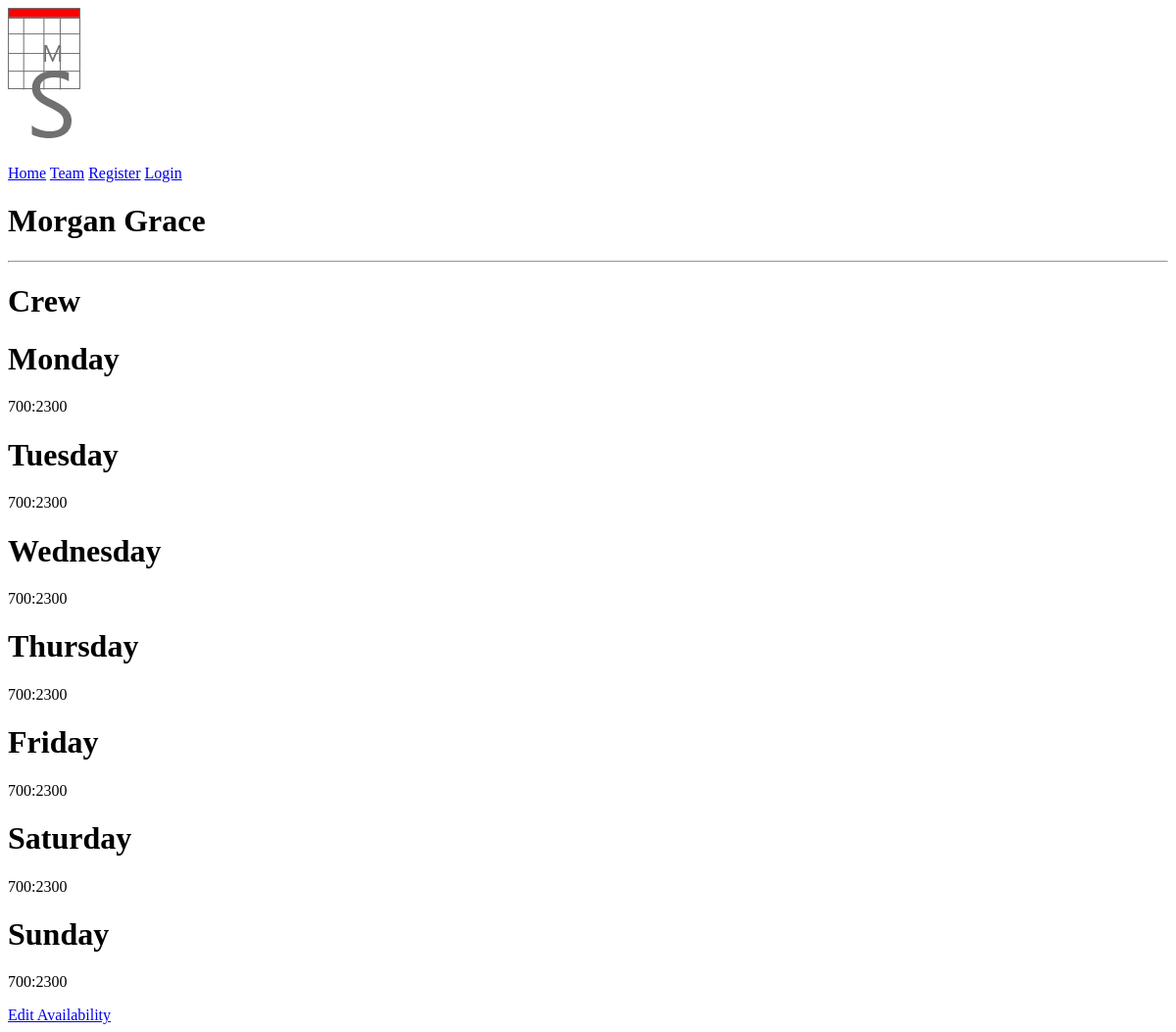
The app's page /worker/morgan, older data.
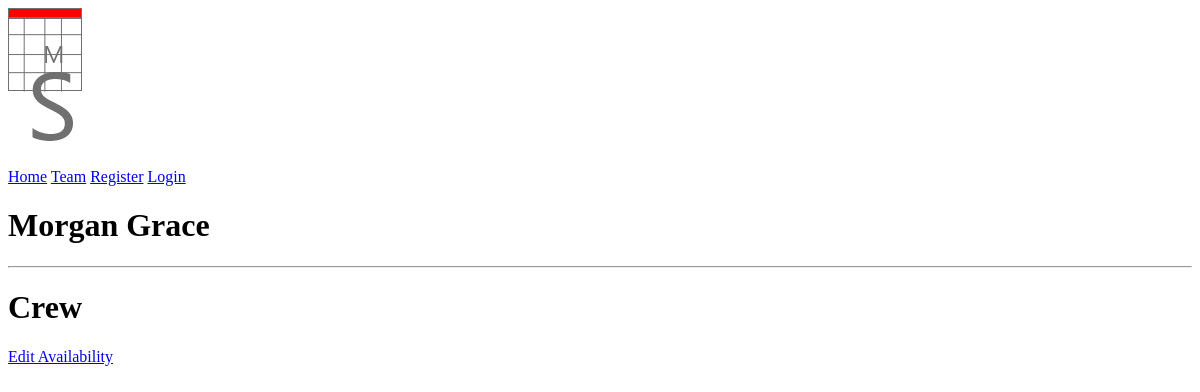
The same page, newer data.
### models.py (models this page shows, shortened)
class Worker(db.Model):
	id = db.Column(db.Integer, primary_key = True)
	first_name = db.Column(db.String(20), index = True)
	last_name = db.Column(db.String(20), index = True)
	level = db.Column(db.Integer, index = True)
	availability = db.relationship('Day', backref='worker', lazy=True)
	user = db.relationship('User', backref='worker', lazy=True)
	def get_level(self, x):
		level = {0:'crew', 1:'service manager', 2:'general manager'}
		return level[x]

class Day(db.Model):
	id = db.Column(db.Integer, primary_key = True)
	weekday = db.Column(db.Integer, index = True)
	day = db.Column(db.Integer)
	month = db.Column(db.Integer)
	year = db.Column(db.Integer)
	worker_id = db.Column(db.Integer, db.ForeignKey('worker.id'))
	start_time = db.Column(db.Integer)
	end_time = db.Column(db.Integer)
	available = db.Column(db.Boolean)
	def get_weekday(self, x):
		weekday = {0:'monday', 1:'tuesday', 2:'wednesday',
			3:'thursday', 4:'friday', 5:'saturday', 6:'sunday'}
		return weekday[x]
	def __repr__(self):
		return 'Day {}'.format(self.weekday)

### main.py (the view)
@app.route('/worker/<first_name>')
def worker(first_name):
    w = Worker.query.filter_by(first_name=first_name).first()
    av = w.availability
    print('AVAIL: ', av)
    return render_template('worker.html', worker = w, availability = av)

### templates/worker.html
{%extends 'layout.html'%}
{%block content%}
	<h1>{{worker.first_name.title()}} {{worker.last_name.title()}}</h1>
	<hr>
	<h1>{{worker.get_level(worker.level).title()}}</h1>
	{%for day in availability%}
	<div>
		<h1>{{day.get_weekday(day.weekday).title()}}</h1>
		<p>
			{{day.start_time}}:{{day.end_time}}
		</p>
	</div>
	{%endfor%}
	<a href="#">Edit Availability</a>
{%endblock content%}

Row changes from the older to the newer data that the page shows:
removed Day: get_weekday "Monday", start_time "700", end_time "2300"
removed Day: get_weekday "Tuesday", start_time "700", end_time "2300"
removed Day: get_weekday "Wednesday", start_time "700", end_time "2300"
removed Day: get_weekday "Thursday", start_time "700", end_time "2300"
removed Day: get_weekday "Friday", start_time "700", end_time "2300"
removed Day: get_weekday "Saturday", start_time "700", end_time "2300"
removed Day: get_weekday "Sunday", start_time "700", end_time "2300"
